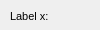
      <widget class="QWidget" name="page_19">
       <property name="geometry">
        <rect>
         <x>0</x>
         <y>0</y>
         <width>100</width>
         <height>30</height>
        </rect>
       </property>
       <attribute name="label">
        <string>Feature graphic design</string>
       </attribute>
       <widget class="QLabel" name="label_label_rotation">
        <property name="geometry">
         <rect>
          <x>280</x>
          <y>5</y>
          <width>103</width>
          <height>22</height>
         </rect>
        </property>
        <property name="font">
         <font>
          <pointsize>8</pointsize>
         </font>
        </property>
        <property name="frameShape">
         <enum>QFrame::NoFrame</enum>
        </property>
        <property name="frameShadow">
         <enum>QFrame::Plain</enum>
        </property>
        <property name="text">
         <string>Label rotation:</string>
        </property>
        <property name="textFormat">
         <enum>Qt::AutoText</enum>
        </property>
        <property name="scaledContents">
         <bool>false</bool>
        </property>
        <property name="alignment">
         <set>Qt::AlignLeading|Qt::AlignLeft|Qt::AlignVCenter</set>
        </property>
        <property name="margin">
         <number>3</number>
        </property>
       </widget>
       <widget class="QLineEdit" name="label_y">
        <property name="geometry">
         <rect>
          <x>110</x>
          <y>30</y>
          <width>160</width>
          <height>18</height>
         </rect>
        </property>
        <property name="text">
         <string/>
        </property>
       </widget>
       <widget class="QLineEdit" name="label_x">
        <property name="geometry">
         <rect>
          <x>110</x>
          <y>5</y>
          <width>160</width>
          <height>18</height>
         </rect>
        </property>
        <property name="text">
         <string/>
        </property>
       </widget>
       <widget class="QLabel" name="label_label_x">
        <property name="geometry">
         <rect>
          <x>10</x>
          <y>5</y>
          <width>90</width>
          <height>22</height>
         </rect>
        </property>
        <property name="font">
         <font>
          <pointsize>8</pointsize>
         </font>
        </property>
        <property name="frameShape">
         <enum>QFrame::NoFrame</enum>
        </property>
        <property name="frameShadow">
         <enum>QFrame::Plain</enum>
        </property>
        <property name="text">
         <string>Label x:</string>
        </property>
        <property name="textFormat">
         <enum>Qt::AutoText</enum>
        </property>
        <property name="scaledContents">
         <bool>false</bool>
        </property>
        <property name="alignment">
         <set>Qt::AlignLeading|Qt::AlignLeft|Qt::AlignVCenter</set>
        </property>
        <property name="margin">
         <number>3</number>
        </property>
       </widget>
       <widget class="QLabel" name="label_label_y">
        <property name="geometry">
         <rect>
          <x>10</x>
          <y>30</y>
          <width>90</width>
          <height>22</height>
         </rect>
        </property>
        <property name="font">
         <font>
          <pointsize>8</pointsize>
         </font>
        </property>
        <property name="frameShape">
         <enum>QFrame::NoFrame</enum>
        </property>
        <property name="frameShadow">
         <enum>QFrame::Plain</enum>
        </property>
        <property name="text">
         <string>Label y:</string>
        </property>
        <property name="textFormat">
         <enum>Qt::AutoText</enum>
        </property>
        <property name="scaledContents">
         <bool>false</bool>
        </property>
        <property name="alignment">
         <set>Qt::AlignLeading|Qt::AlignLeft|Qt::AlignVCenter</set>
        </property>
        <property name="margin">
         <number>3</number>
        </property>
       </widget>
       <widget class="QLineEdit" name="rotation">
        <property name="geometry">
         <rect>
          <x>380</x>
          <y>30</y>
          <width>160</width>
          <height>18</height>
         </rect>
        </property>
        <property name="text">
         <string/>
        </property>
       </widget>
       <widget class="QLabel" name="label_svg_rotation">
        <property name="geometry">
         <rect>
          <x>280</x>
          <y>30</y>
          <width>90</width>
          <height>22</height>
         </rect>
        </property>
        <property name="font">
         <font>
          <pointsize>8</pointsize>
         </font>
        </property>
        <property name="frameShape">
         <enum>QFrame::NoFrame</enum>
        </property>
        <property name="frameShadow">
         <enum>QFrame::Plain</enum>
        </property>
        <property name="text">
         <string>Svg rotation:</string>
        </property>
        <property name="textFormat">
         <enum>Qt::AutoText</enum>
        </property>
        <property name="scaledContents">
         <bool>false</bool>
        </property>
        <property name="alignment">
         <set>Qt::AlignLeading|Qt::AlignLeft|Qt::AlignVCenter</set>
        </property>
        <property name="margin">
         <number>3</number>
        </property>
       </widget>
       <widget class="QLineEdit" name="label_rotation">
        <property name="geometry">
         <rect>
          <x>380</x>
          <y>5</y>
          <width>160</width>
          <height>18</height>
         </rect>
        </property>
        <property name="text">
         <string/>
        </property>
       </widget>
      </widget>
